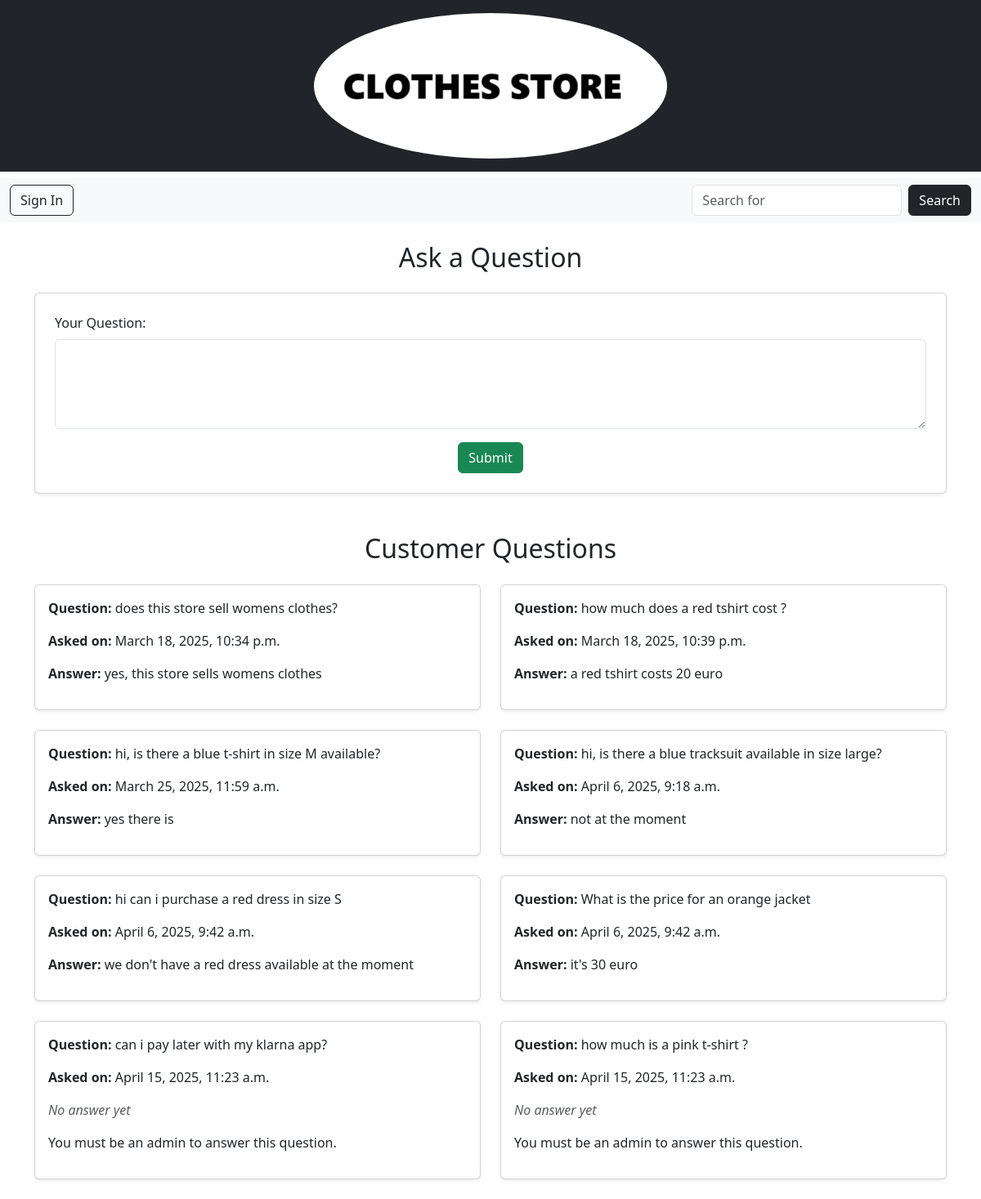
Screenshot of /questions/ with the database file from the repository.
### questions/models.py (models this page shows, shortened)
class Question(models.Model):
    user = models.ForeignKey(settings.AUTH_USER_MODEL, on_delete=models.CASCADE, null=True, blank=True, default=1)
    text = models.TextField()
    answer = models.TextField(blank=True, null=True)
    created = models.DateTimeField(auto_now_add=True)
    answered = models.DateTimeField(null=True, blank=True)

### questions/views.py (the view)
# urls.py: path('', listQ, name='list'),
def listQ(request):
    questions = Question.objects.all()
    return render(request, 'list.html', {'questions': questions})

### cart/context_processors.py (called while the page is built)
def counter(request):
    item_count = 0
    if 'admin' in request.path:
        return {}
    else:
        try:
            cart = Cart.objects.filter(cart_id=_cart_id(request))
            cart_items = CartItem.objects.all().filter(cart=cart[:1])
            for cart_item in cart_items:
                item_count += cart_item.quantity
        except Cart.DoesNotExist:
            item_count = 0
    return {'item_count':item_count}

### cart/views.py (called while the page is built)
def _cart_id(request):
    cart = request.session.session_key
    if not cart:
        cart = request.session.create()
    return cart

### loyalty/context_processors.py (called while the page is built)
def loyalty_points(request):
    if request.user.is_authenticated:
        try:
            loyalty = Loyalty.objects.get(user=request.user)
        except Loyalty.DoesNotExist:
            loyalty = None
    else:
        loyalty = None
    return {'loyalty': loyalty}

### questions/templates/list.html (shortened to what this page needs)
{% load static %}
<!DOCTYPE html>
<html lang="en">
<head>
    <link rel="stylesheet" href="{% static 'css/style.css' %}">
    <link href="https://cdn.jsdelivr.net/npm/bootstrap@5.3.3/dist/css/bootstrap.min.css" rel="stylesheet">
</head>
<body>
    <header class="bg-dark text-white py-3">
        <div class="container text-center">
            {% include 'header.html' %}
        </div>
    </header>
    {% include 'nav.html' %}
    <div class="container mt-4">
        <h2 class="text-center mb-4">Ask a Question</h2>
        <div class="card p-4 shadow-sm mb-5">
            <form method="POST" action="{% url 'questions:ask_q' %}">
                <div class="mb-3">
                    <label class="form-label">Your Question:</label>
                    <textarea name="text" class="form-control" rows="4" required></textarea>
                </div>
                <div class="text-center">
                    <button type="submit" class="btn btn-success">Submit</button>
                </div>
            </form>
        </div>
        <h2 class="text-center mb-4">Customer Questions</h2>
        {% if questions %}
            <div class="row">
                {% for question in questions %}
                    <div class="col-md-6 mb-4">
                        <div class="card p-3 shadow-sm h-100">
                            <p><strong>Question:</strong> {{ question.text }}</p>
                            <p><strong>Asked on:</strong> {{ question.created|date:"F j, Y, g:i a" }}</p>
                            {% if question.answer %}
                                <p><strong>Answer:</strong> {{ question.answer }}</p>
                            {% else %}
                                <p class="text-muted"><em>No answer yet</em></p>
                                {% if request.user.is_staff %}
                                    <form method="POST" action="{% url 'questions:answer_q' question.id %}">
                                        {% csrf_token %}
                                        <div class="mb-3">
                                            <label class="form-label">Your Answer:</label>
                                            <textarea name="answer" class="form-control" rows="2" required></textarea>
                                        </div>
                                        <button type="submit" class="btn btn-primary btn-sm">Submit Answer</button>
                                    </form>
                                {% else %}
                                    <p>You must be an admin to answer this question.</p>
                                {% endif %}
                            {% endif %}
                        </div>
                    </div>
                {% endfor %}
            </div>
        {% else %}
            <div class="text-center p-5 mt-4" style="background-color: #333; color: white; border-radius: 8px;">
                <p class="lead">No questions have been asked yet.</p>
            </div>
        {% endif %}
    </div>
</body>
</html>

### rows the page displays
Question: text "does this store sell womens clothes?", created "March 18, 2025, 10:34 p.m.", answer "yes, this store sells womens clothes"
Question: text "how much does a red tshirt cost ?", created "March 18, 2025, 10:39 p.m.", answer "a red tshirt costs 20 euro"
Question: text "hi, is there a blue t-shirt in size M available?", created "March 25, 2025, 11:59 a.m.", answer "yes there is"
Question: text "hi, is there a blue tracksuit available in size large?", created "April 6, 2025, 9:18 a.m.", answer "not at the moment"
Question: text "hi can i purchase a red dress in size S", created "April 6, 2025, 9:42 a.m.", answer "we don't have a red dress available at the moment"
Question: text "What is the price for an orange jacket", created "April 6, 2025, 9:42 a.m.", answer "it's 30 euro"
Question: text "can i pay later with my klarna app?", created "April 15, 2025, 11:23 a.m.", shows "No answer yet", shows "You must be an admin to answer this question."
Question: text "how much is a pink t-shirt ?", created "April 15, 2025, 11:23 a.m.", shows "No answer yet", shows "You must be an admin to answer this question."
